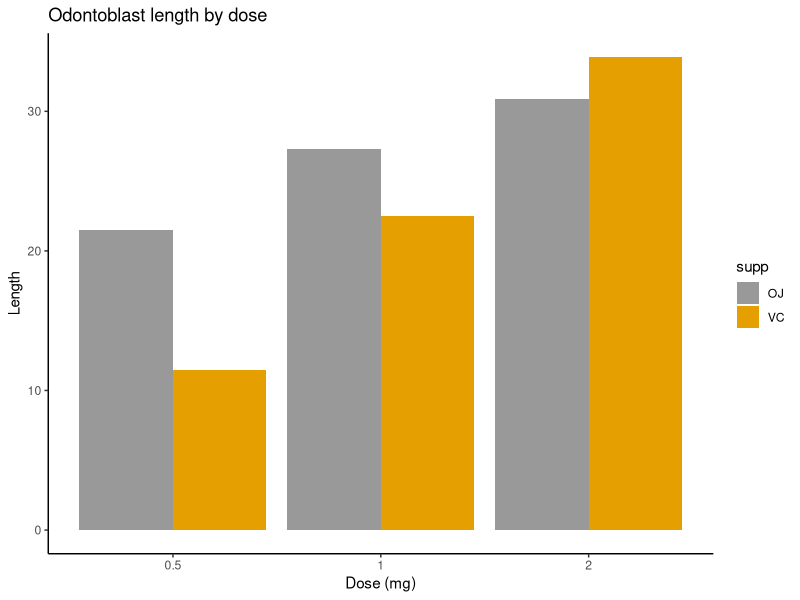

Reproduce this figure in R.
## ---- chunk 1
library(ggplot2)
gp=ToothGrowth
gp$dose=as.factor(gp$dose)
# Default bar plot
p<- ggplot(gp, aes(x=dose, y=len, fill=supp)) + 
  geom_bar(stat="identity", position=position_dodge()) 
# Finished bar plot
p+labs(title="Odontoblast length by dose", x="Dose (mg)", y = "Length")+
   theme_classic() +
   scale_fill_manual(values=c('#999999','#E69F00'))

